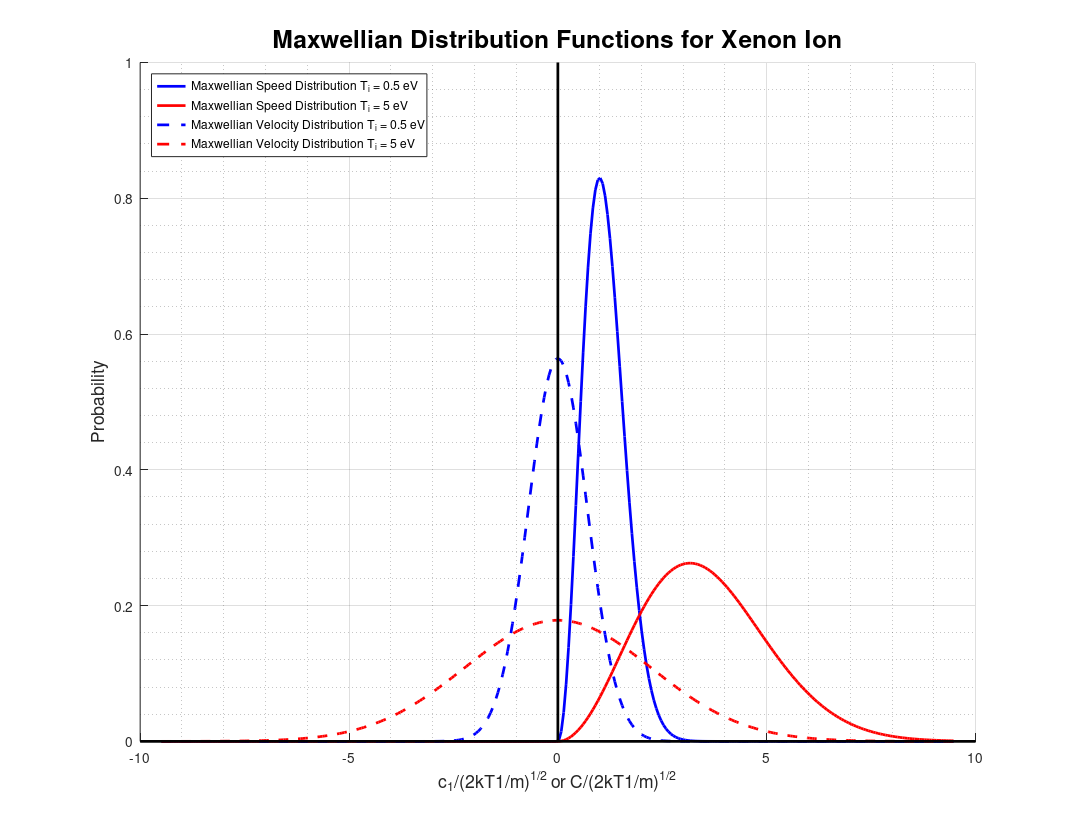
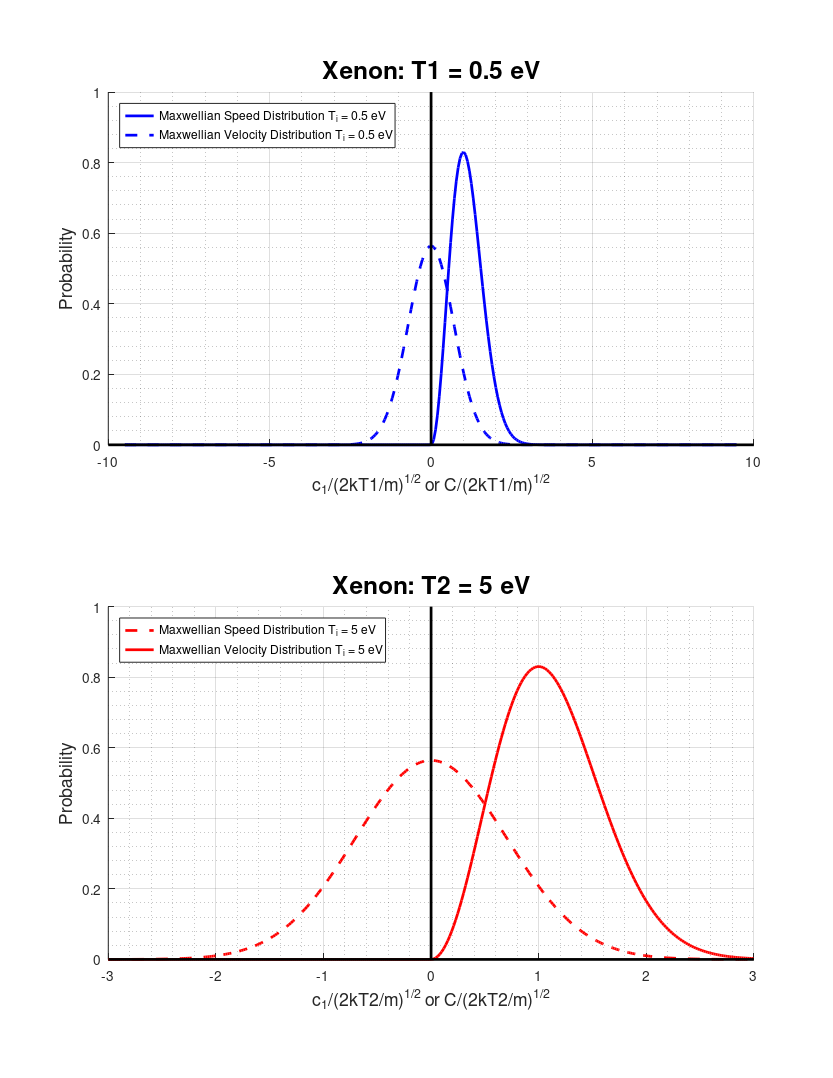

These charts were generated, in order, by the following MATLAB code:
clc; clear;

% Initialize variables
m = 2.18e-25;     % Mass of Xe Ion [kg]
k = 1.38e-23;     % Boltzmann's constant [J/K]
Te = [.5; 5];           % Particle Temperature [eV]



% Convert eV to K
T = 1.16045221e4*Te; %Temperature [K]

% Compute two frequently used constants
C1 = [4*pi*(m/(2*pi*k*T(1)))^(3/2);4*pi*(m/(2*pi*k*T(2)))^(3/2);]
C2 = [m/(2*k*T(1));m/(2*k*T(2))];
C3 = [(m/(2*pi*k*T(1)))^(1/2);(m/(2*pi*k*T(2)))^(1/2)];

c_mp1 = sqrt((2*k*T(1))/(m)) %Most Probable Speed
c_mp2 = sqrt((2*k*T(2))/(m))

c = [-3*c_mp2:50:3*c_mp2];  % Particle Velocity Magnitude [m/s]
for i=1:length(c)
    %Maxwellian Speed Distribution Function
    if c(i)<0
        chiM(1,i)=0;
        chiM(2,i)=0;
    else
        chiM(1,i) = C1(1) * c(i)^2 * exp(-C2(1) * c(i)^2);
        chiM(2,i) = C1(2) * c(i)^2 * exp(-C2(2) * c(i)^2);
    end
    
    %Maxwellian Velocity Distribution Function
    fM(1,i) = C3(1) * exp(-C2(1) * c(i)^2);
    fM(2,i) = C3(2) * exp(-C2(2) * c(i)^2);
    %fM1 = C3 * exp(-C2 * c(i)^2);
    %fM(i) = norm([fM1, fM1, fM1]);
end
hold on
plot(c/c_mp1,chiM(1,:)*c_mp1,'-b','LineWidth',2) %normalize with cmp.
plot(c/c_mp1,chiM(2,:)*c_mp1,'-r','LineWidth',2) %normalize with cmp.
plot(c/c_mp1,fM(1,:)*c_mp1,'--b','LineWidth',2)
plot(c/c_mp1,fM(2,:)*c_mp1,'--r','LineWidth',2)
xL = xlim;
yL = ylim;
line(xL, [0 0],'color','k','linewidth',2) %x-axis 
line([0 0], yL,'color','k','linewidth',2) %y-axis
title('Maxwellian Distribution Functions for Xenon Ion', 'FontSize', 18);
ylabel('Probability', 'FontSize', 13)
xlabel('c_1/(2kT1/m)^{1/2} or C/(2kT1/m)^{1/2}', 'FontSize', 13)
grid on
grid minor
legend('Maxwellian Speed Distribution T_i = 0.5 eV',...
    'Maxwellian Speed Distribution T_i = 5 eV',...
    'Maxwellian Velocity Distribution T_i = 0.5 eV',...
    'Maxwellian Velocity Distribution T_i = 5 eV',...
    'Location','northwest')
set(gcf,'paperorientation','landscape');
set(gcf,'paperunits','normalized');
set(gcf,'paperposition',[0 0 1 1]);
print(gcf,'-dpdf','XeBoth.pdf');
hold off

subplot(2,1,1)
hold on
plot(c/c_mp1,chiM(1,:)*c_mp1,'-b','LineWidth',2) %normalize with cmp.
plot(c/c_mp1,fM(1,:)*c_mp1,'--b','LineWidth',2)
xL = xlim;
yL = ylim;
line(xL, [0 0],'color','k','linewidth',2) %x-axis 
line([0 0], yL,'color','k','linewidth',2) %y-axis
title('Xenon: T1 = 0.5 eV', 'FontSize', 18);
ylabel('Probability', 'FontSize', 13)
xlabel('c_1/(2kT1/m)^{1/2} or C/(2kT1/m)^{1/2}', 'FontSize', 13)
grid on
grid minor
legend('Maxwellian Speed Distribution T_i = 0.5 eV',...
    'Maxwellian Velocity Distribution T_i = 0.5 eV',...
    'Location','northwest')
hold off
subplot(2,1,2)
hold on
plot(c/c_mp2,fM(2,:)*c_mp2,'--r','LineWidth',2)
plot(c/c_mp2,chiM(2,:)*c_mp2,'-r','LineWidth',2) %normalize with cmp.
xL = xlim;
yL = ylim;
line(xL, [0 0],'color','k','linewidth',2) %x-axis 
line([0 0], yL,'color','k','linewidth',2) %y-axis
title('Xenon: T2 = 5 eV', 'FontSize', 18);
ylabel('Probability', 'FontSize', 13)
xlabel('c_1/(2kT2/m)^{1/2} or C/(2kT2/m)^{1/2}', 'FontSize', 13)
grid on
grid minor
legend('Maxwellian Speed Distribution T_i = 5 eV',...
    'Maxwellian Velocity Distribution T_i = 5 eV',...
    'Location','northwest')
hold off

set(gcf,'paperorientation','portrait');
set(gcf,'paperunits','normalized');
set(gcf,'paperposition',[0 0 1 1]);
print(gcf,'-dpdf','XeBothSubed.pdf');
